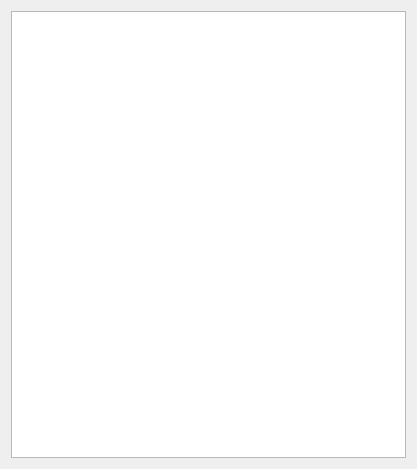
<?xml version="1.0" encoding="UTF-8"?>
<ui version="4.0">
 <class>Widget</class>
 <widget class="QWidget" name="Widget">
  <property name="geometry">
   <rect>
    <x>0</x>
    <y>0</y>
    <width>417</width>
    <height>469</height>
   </rect>
  </property>
  <property name="windowTitle">
   <string>Widget</string>
  </property>
  <layout class="QGridLayout" name="gridLayout">
   <item row="0" column="0">
    <widget class="QTableView" name="tableView"/>
   </item>
  </layout>
 </widget>
 <resources/>
 <connections/>
</ui>
